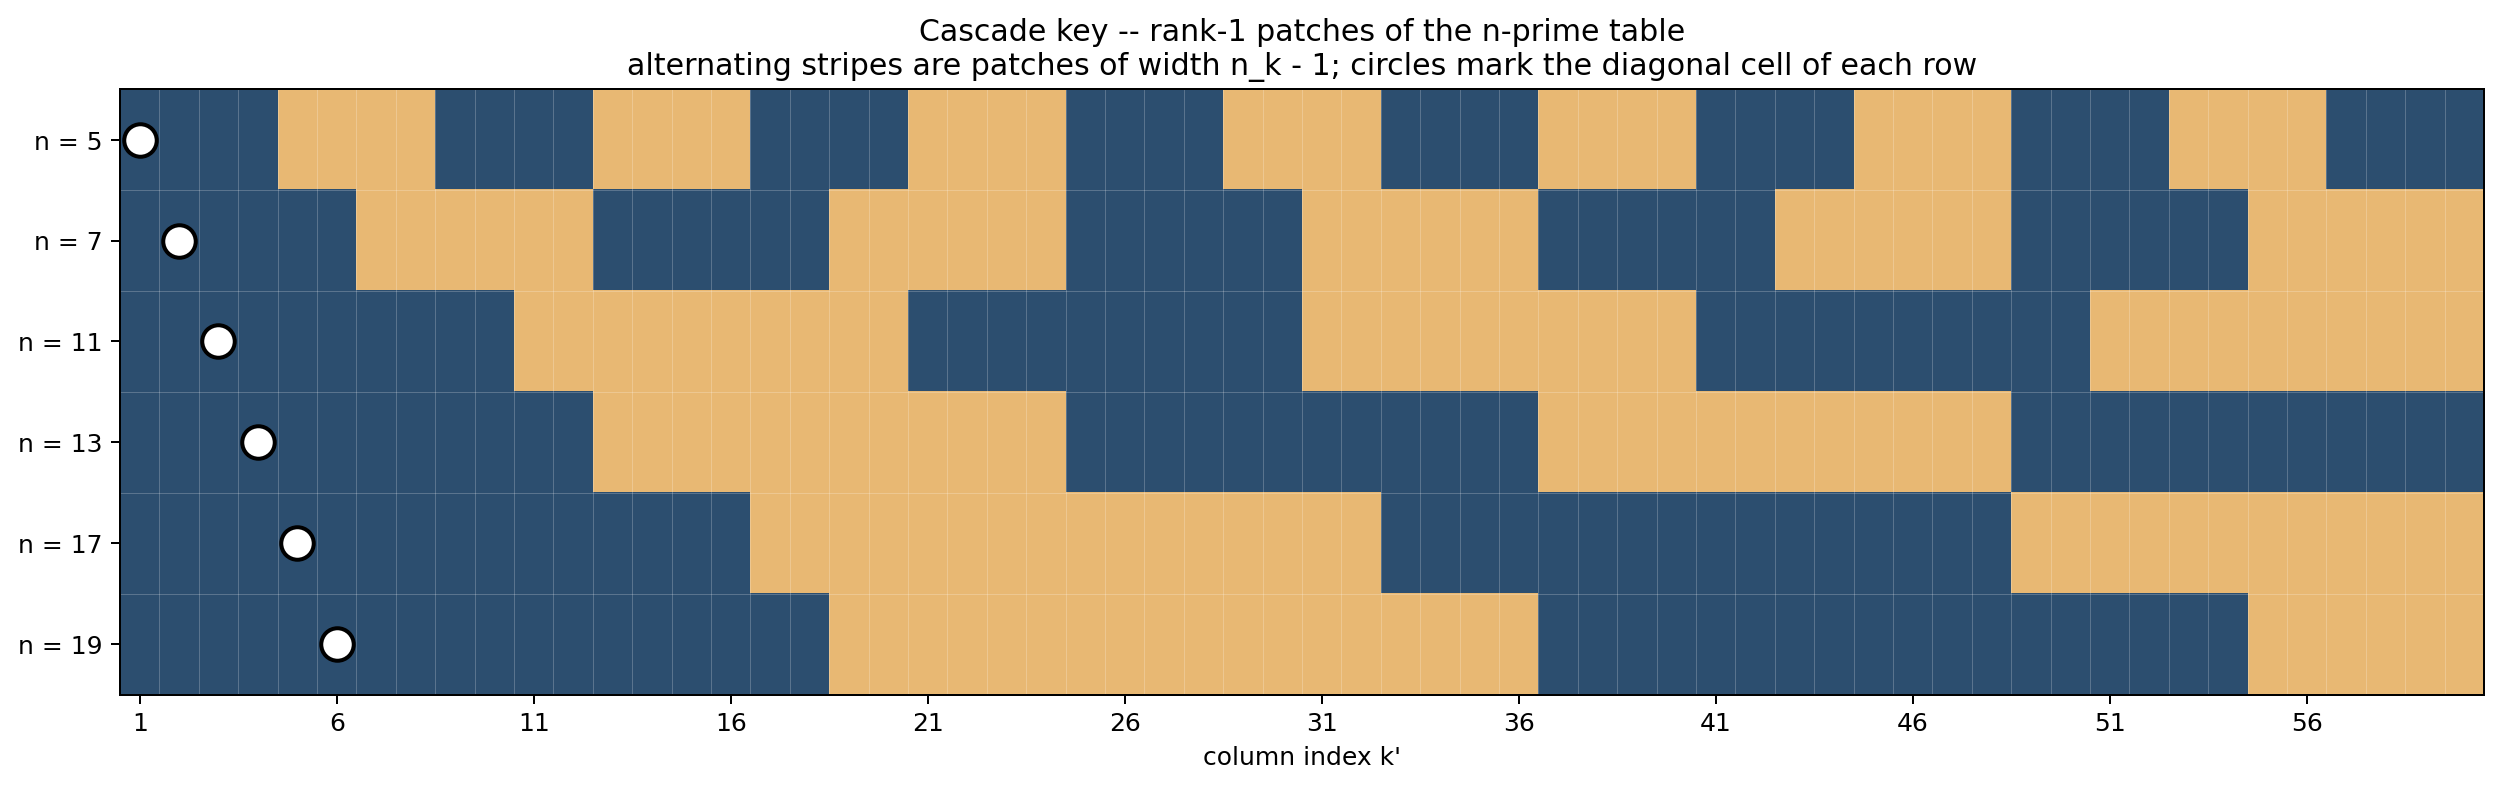

Python code for this plot:
"""
Cascade key heatmap.

Renders the rank-1 patch structure of the n-prime table for a small
ascending row list. Each cell (row, k') is colored by the parity of
its rank-1 patch index, so patch boundaries appear as stripe
transitions. Diagonal cells -- the cells the abductive key decodes
-- are marked with circles.

The point of the picture: each row is a staircase of rank-1 patches
of width n_k - 1, the diagonal cell of row k always lives in the
first patch (because strict ascent gives k <= n_k - 1), and once the
first patch yields n_k by division by k, every later patch in that
row is computable from k' and n_k alone. One key per row, all locks.

Run with `sage cascade_grid.py`.
"""

import numpy as np
import matplotlib.pyplot as plt
from matplotlib.colors import ListedColormap


# Strict-ascending row list and column window.
ROWS = [5, 7, 11, 13, 17, 19]
NCOLS = 60


def j_index(n, k_prime):
    """The k'-th positive integer not divisible by n.

    Equal to k' plus the number of multiples of n that have been
    skipped among the first k' admissible integers, which is the
    floor of (k' - 1) / (n - 1).
    """
    return k_prime + (k_prime - 1) // (n - 1)


def n_prime_value(n, k_prime):
    """The k'-th n-prime: j_{k'} * n."""
    return n * j_index(n, k_prime)


def patch_index(n, k_prime):
    """0-indexed rank-1 patch containing column k' of row n."""
    return (k_prime - 1) // (n - 1)


# Brute-force sanity check: build n-primes by sieving and compare to
# the closed-form value computed above. If the formula is off by one
# anywhere, this catches it before we render.
def brute_n_primes(n, count):
    out = []
    j = 0
    while len(out) < count:
        j += 1
        if j % n != 0:
            out.append(j * n)
    return out


for n in ROWS:
    expected = brute_n_primes(n, NCOLS)
    actual = [n_prime_value(n, k + 1) for k in range(NCOLS)]
    assert expected == actual, "formula mismatch at n=%d" % n


# Build the parity grid that drives the heatmap.
N_ROWS = len(ROWS)
patch_parity = np.zeros((N_ROWS, NCOLS), dtype=int)
for r, n in enumerate(ROWS):
    for c in range(NCOLS):
        patch_parity[r, c] = patch_index(n, c + 1) % 2


# Two alternating colors: muted blue for even patches, warm tan for
# odd. Two colors keeps the read "stripe stripe stripe" rather than
# turning the picture into a coding scheme.
cmap = ListedColormap(["#2c4e6f", "#e8b873"])

fig, ax = plt.subplots(figsize=(14, 4.5))
ax.imshow(patch_parity, cmap=cmap, aspect="auto", interpolation="nearest")

# Mark diagonal cells. Row index r corresponds to position k = r + 1
# in the ascending row list, so the diagonal cell of that row is at
# column index k - 1 = r.
for r in range(N_ROWS):
    ax.plot(
        r,
        r,
        marker="o",
        markersize=13,
        markerfacecolor="white",
        markeredgecolor="black",
        markeredgewidth=1.6,
        zorder=4,
    )

# Row labels and axes.
ax.set_yticks(range(N_ROWS))
ax.set_yticklabels(["n = %d" % n for n in ROWS])
ax.set_xlabel("column index k'")
ax.set_title(
    "Cascade key -- rank-1 patches of the n-prime table\n"
    "alternating stripes are patches of width n_k - 1; "
    "circles mark the diagonal cell of each row"
)

# X tick every 5 columns for readability.
ax.set_xticks(range(0, NCOLS, 5))
ax.set_xticklabels([str(c + 1) for c in range(0, NCOLS, 5)])

# Subtle white grid between cells so individual columns are visible.
ax.set_xticks(np.arange(-0.5, NCOLS, 1), minor=True)
ax.set_yticks(np.arange(-0.5, N_ROWS, 1), minor=True)
ax.grid(
    which="minor", color="white", linestyle="-", linewidth=0.25, alpha=0.35
)
ax.tick_params(which="minor", length=0)

plt.tight_layout()
plt.savefig("cascade_grid.png", dpi=180, bbox_inches="tight")
print("wrote cascade_grid.png")
